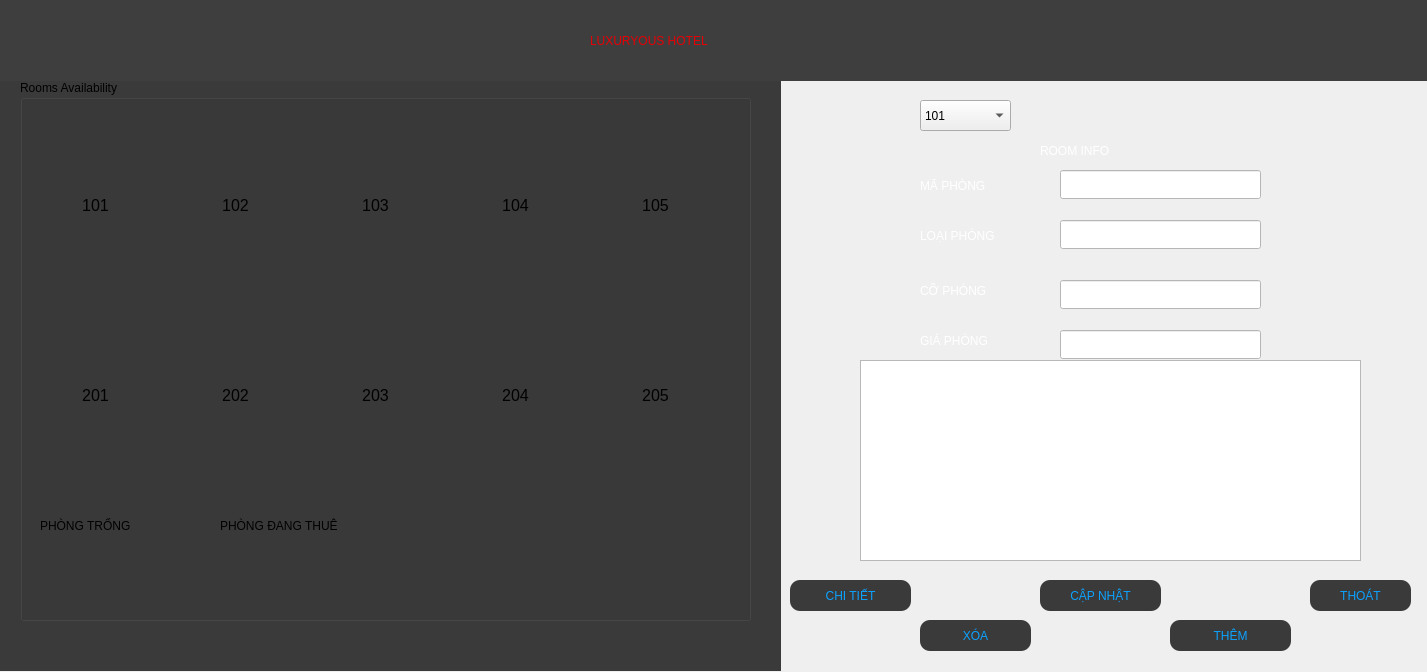
<?xml version="1.0" encoding="UTF-8"?>
<ui version="4.0">
 <class>room</class>
 <widget class="QDialog" name="room">
  <property name="geometry">
   <rect>
    <x>0</x>
    <y>0</y>
    <width>1427</width>
    <height>672</height>
   </rect>
  </property>
  <property name="minimumSize">
   <size>
    <width>1427</width>
    <height>672</height>
   </size>
  </property>
  <property name="maximumSize">
   <size>
    <width>1427</width>
    <height>672</height>
   </size>
  </property>
  <property name="windowTitle">
   <string>Dialog</string>
  </property>
  <widget class="QPushButton" name="out">
   <property name="geometry">
    <rect>
     <x>1310</x>
     <y>580</y>
     <width>101</width>
     <height>31</height>
    </rect>
   </property>
   <property name="styleSheet">
    <string notr="true">
QPushButton{
background-color: rgb(58, 58, 58);
	color: rgb(12, 162, 255);
font: 900 10pt &quot;Segoe UI&quot;;
border-radius:10px;
}
QPushButton:hover{
	background-color: rgb(255, 255, 255);
	color: rgb(34, 34, 34);
font: 900 10pt &quot;Segoe UI&quot;;
border-radius:10px;
}
QPushButton:pressed{
   
	background-color: rgb(37, 95, 255);
}</string>
   </property>
   <property name="text">
    <string>THOÁT</string>
   </property>
  </widget>
  <widget class="QGroupBox" name="groupBox">
   <property name="geometry">
    <rect>
     <x>20</x>
     <y>80</y>
     <width>731</width>
     <height>541</height>
    </rect>
   </property>
   <property name="styleSheet">
    <string notr="true">font: 12pt &quot;Segoe UI&quot;;</string>
   </property>
   <property name="title">
    <string>Rooms Availability</string>
   </property>
   <widget class="QLabel" name="lbl101">
    <property name="geometry">
     <rect>
      <x>20</x>
      <y>70</y>
      <width>111</width>
      <height>111</height>
     </rect>
    </property>
    <property name="font">
     <font>
      <family>Segoe UI</family>
      <pointsize>12</pointsize>
      <italic>false</italic>
      <bold>false</bold>
     </font>
    </property>
    <property name="styleSheet">
     <string notr="true">border-radius:7px;</string>
    </property>
    <property name="text">
     <string>101</string>
    </property>
    <property name="textFormat">
     <enum>Qt::RichText</enum>
    </property>
    <property name="scaledContents">
     <bool>true</bool>
    </property>
    <property name="alignment">
     <set>Qt::AlignCenter</set>
    </property>
   </widget>
   <widget class="QLabel" name="lbl102">
    <property name="geometry">
     <rect>
      <x>160</x>
      <y>70</y>
      <width>111</width>
      <height>111</height>
     </rect>
    </property>
    <property name="font">
     <font>
      <family>Segoe UI</family>
      <pointsize>12</pointsize>
      <italic>false</italic>
      <bold>false</bold>
     </font>
    </property>
    <property name="text">
     <string>102</string>
    </property>
    <property name="scaledContents">
     <bool>true</bool>
    </property>
    <property name="alignment">
     <set>Qt::AlignCenter</set>
    </property>
   </widget>
   <widget class="QLabel" name="lbl103">
    <property name="geometry">
     <rect>
      <x>300</x>
      <y>70</y>
      <width>111</width>
      <height>111</height>
     </rect>
    </property>
    <property name="font">
     <font>
      <family>Segoe UI</family>
      <pointsize>12</pointsize>
      <italic>false</italic>
      <bold>false</bold>
     </font>
    </property>
    <property name="text">
     <string>103</string>
    </property>
    <property name="scaledContents">
     <bool>true</bool>
    </property>
    <property name="alignment">
     <set>Qt::AlignCenter</set>
    </property>
   </widget>
   <widget class="QLabel" name="lbl104">
    <property name="geometry">
     <rect>
      <x>440</x>
      <y>70</y>
      <width>111</width>
      <height>111</height>
     </rect>
    </property>
    <property name="font">
     <font>
      <family>Segoe UI</family>
      <pointsize>12</pointsize>
      <italic>false</italic>
      <bold>false</bold>
     </font>
    </property>
    <property name="text">
     <string>104</string>
    </property>
    <property name="scaledContents">
     <bool>true</bool>
    </property>
    <property name="alignment">
     <set>Qt::AlignCenter</set>
    </property>
   </widget>
   <widget class="QLabel" name="lbl105">
    <property name="geometry">
     <rect>
      <x>580</x>
      <y>70</y>
      <width>111</width>
      <height>111</height>
     </rect>
    </property>
    <property name="font">
     <font>
      <family>Segoe UI</family>
      <pointsize>12</pointsize>
      <italic>false</italic>
      <bold>false</bold>
     </font>
    </property>
    <property name="text">
     <string>105</string>
    </property>
    <property name="scaledContents">
     <bool>true</bool>
    </property>
    <property name="alignment">
     <set>Qt::AlignCenter</set>
    </property>
   </widget>
   <widget class="QLabel" name="lbl204">
    <property name="geometry">
     <rect>
      <x>440</x>
      <y>260</y>
      <width>111</width>
      <height>111</height>
     </rect>
    </property>
    <property name="font">
     <font>
      <family>Segoe UI</family>
      <pointsize>12</pointsize>
      <italic>false</italic>
      <bold>false</bold>
     </font>
    </property>
    <property name="text">
     <string>204</string>
    </property>
    <property name="scaledContents">
     <bool>true</bool>
    </property>
    <property name="alignment">
     <set>Qt::AlignCenter</set>
    </property>
   </widget>
   <widget class="QLabel" name="lbl205">
    <property name="geometry">
     <rect>
      <x>580</x>
      <y>260</y>
      <width>111</width>
      <height>111</height>
     </rect>
    </property>
    <property name="font">
     <font>
      <family>Segoe UI</family>
      <pointsize>12</pointsize>
      <italic>false</italic>
      <bold>false</bold>
     </font>
    </property>
    <property name="text">
     <string>205</string>
    </property>
    <property name="scaledContents">
     <bool>true</bool>
    </property>
    <property name="alignment">
     <set>Qt::AlignCenter</set>
    </property>
   </widget>
   <widget class="QLabel" name="lbl203">
    <property name="geometry">
     <rect>
      <x>300</x>
      <y>260</y>
      <width>111</width>
      <height>111</height>
     </rect>
    </property>
    <property name="font">
     <font>
      <family>Segoe UI</family>
      <pointsize>12</pointsize>
      <italic>false</italic>
      <bold>false</bold>
     </font>
    </property>
    <property name="text">
     <string>203</string>
    </property>
    <property name="scaledContents">
     <bool>true</bool>
    </property>
    <property name="alignment">
     <set>Qt::AlignCenter</set>
    </property>
   </widget>
   <widget class="QLabel" name="lbl201">
    <property name="geometry">
     <rect>
      <x>20</x>
      <y>260</y>
      <width>111</width>
      <height>111</height>
     </rect>
    </property>
    <property name="font">
     <font>
      <family>Segoe UI</family>
      <pointsize>12</pointsize>
      <italic>false</italic>
      <bold>false</bold>
     </font>
    </property>
    <property name="text">
     <string>201</string>
    </property>
    <property name="scaledContents">
     <bool>true</bool>
    </property>
    <property name="alignment">
     <set>Qt::AlignCenter</set>
    </property>
   </widget>
   <widget class="QLabel" name="lbl202">
    <property name="geometry">
     <rect>
      <x>160</x>
      <y>260</y>
      <width>111</width>
      <height>111</height>
     </rect>
    </property>
    <property name="font">
     <font>
      <family>Segoe UI</family>
      <pointsize>12</pointsize>
      <italic>false</italic>
      <bold>false</bold>
     </font>
    </property>
    <property name="text">
     <string>202</string>
    </property>
    <property name="scaledContents">
     <bool>true</bool>
    </property>
    <property name="alignment">
     <set>Qt::AlignCenter</set>
    </property>
   </widget>
   <widget class="QLabel" name="lblinfo">
    <property name="geometry">
     <rect>
      <x>20</x>
      <y>430</y>
      <width>141</width>
      <height>31</height>
     </rect>
    </property>
    <property name="text">
     <string>PHÒNG TRỐNG</string>
    </property>
   </widget>
   <widget class="QLabel" name="label">
    <property name="geometry">
     <rect>
      <x>200</x>
      <y>430</y>
      <width>191</width>
      <height>31</height>
     </rect>
    </property>
    <property name="text">
     <string>PHÒNG ĐANG THUÊ</string>
    </property>
   </widget>
  </widget>
  <widget class="QPushButton" name="pushButton">
   <property name="geometry">
    <rect>
     <x>790</x>
     <y>580</y>
     <width>121</width>
     <height>31</height>
    </rect>
   </property>
   <property name="styleSheet">
    <string notr="true">
QPushButton{
background-color: rgb(58, 58, 58);
	color: rgb(12, 162, 255);
font: 900 10pt &quot;Segoe UI&quot;;
border-radius:10px;
}
QPushButton:hover{
	background-color: rgb(255, 255, 255);
	color: rgb(34, 34, 34);
font: 900 10pt &quot;Segoe UI&quot;;
border-radius:10px;
}
QPushButton:pressed{
   
	background-color: rgb(37, 95, 255);
}</string>
   </property>
   <property name="text">
    <string>CHI TIẾT</string>
   </property>
  </widget>
  <widget class="QTableView" name="tableView">
   <property name="geometry">
    <rect>
     <x>860</x>
     <y>360</y>
     <width>501</width>
     <height>201</height>
    </rect>
   </property>
   <property name="styleSheet">
    <string notr="true"/>
   </property>
  </widget>
  <widget class="QLabel" name="label_2">
   <property name="geometry">
    <rect>
     <x>590</x>
     <y>10</y>
     <width>381</width>
     <height>61</height>
    </rect>
   </property>
   <property name="styleSheet">
    <string notr="true">color: rgb(229, 1, 5);
font: 700 italic 28pt &quot;Roman&quot;;

</string>
   </property>
   <property name="text">
    <string>LUXURYOUS HOTEL</string>
   </property>
  </widget>
  <widget class="QPushButton" name="update">
   <property name="geometry">
    <rect>
     <x>1040</x>
     <y>580</y>
     <width>121</width>
     <height>31</height>
    </rect>
   </property>
   <property name="styleSheet">
    <string notr="true">
QPushButton{
background-color: rgb(58, 58, 58);
	color: rgb(12, 162, 255);
font: 900 10pt &quot;Segoe UI&quot;;
border-radius:10px;
}
QPushButton:hover{
	background-color: rgb(255, 255, 255);
	color: rgb(34, 34, 34);
font: 900 10pt &quot;Segoe UI&quot;;
border-radius:10px;
}
QPushButton:pressed{
   
	background-color: rgb(37, 95, 255);
}</string>
   </property>
   <property name="text">
    <string>CẬP NHẬT</string>
   </property>
  </widget>
  <widget class="QLabel" name="label_4">
   <property name="geometry">
    <rect>
     <x>920</x>
     <y>170</y>
     <width>111</width>
     <height>31</height>
    </rect>
   </property>
   <property name="styleSheet">
    <string notr="true">color: rgb(255, 255, 255);
font: 11pt &quot;Segoe UI&quot;;</string>
   </property>
   <property name="text">
    <string>MÃ PHÒNG</string>
   </property>
  </widget>
  <widget class="QLineEdit" name="room_no">
   <property name="geometry">
    <rect>
     <x>1060</x>
     <y>170</y>
     <width>201</width>
     <height>29</height>
    </rect>
   </property>
   <property name="styleSheet">
    <string notr="true">color: rgb(30, 30, 30);
background-color: rgb(255, 255, 255);

font: 700 11pt &quot;Segoe UI&quot;;
</string>
   </property>
  </widget>
  <widget class="QLabel" name="label_5">
   <property name="geometry">
    <rect>
     <x>920</x>
     <y>220</y>
     <width>111</width>
     <height>31</height>
    </rect>
   </property>
   <property name="styleSheet">
    <string notr="true">color: rgb(255, 255, 255);
font: 11pt &quot;Segoe UI&quot;;</string>
   </property>
   <property name="text">
    <string>LOẠI PHÒNG</string>
   </property>
  </widget>
  <widget class="QLineEdit" name="type">
   <property name="geometry">
    <rect>
     <x>1060</x>
     <y>220</y>
     <width>201</width>
     <height>29</height>
    </rect>
   </property>
   <property name="styleSheet">
    <string notr="true">color: rgb(30, 30, 30);
background-color: rgb(255, 255, 255);

font: 700 11pt &quot;Segoe UI&quot;;
</string>
   </property>
  </widget>
  <widget class="QLabel" name="label_6">
   <property name="geometry">
    <rect>
     <x>920</x>
     <y>280</y>
     <width>111</width>
     <height>22</height>
    </rect>
   </property>
   <property name="styleSheet">
    <string notr="true">color: rgb(255, 255, 255);
font: 11pt &quot;Segoe UI&quot;;</string>
   </property>
   <property name="text">
    <string>CỠ PHÒNG</string>
   </property>
  </widget>
  <widget class="QLineEdit" name="size">
   <property name="geometry">
    <rect>
     <x>1060</x>
     <y>280</y>
     <width>201</width>
     <height>29</height>
    </rect>
   </property>
   <property name="styleSheet">
    <string notr="true">color: rgb(30, 30, 30);
background-color: rgb(255, 255, 255);

font: 700 11pt &quot;Segoe UI&quot;;
</string>
   </property>
  </widget>
  <widget class="QLabel" name="label_7">
   <property name="geometry">
    <rect>
     <x>920</x>
     <y>330</y>
     <width>111</width>
     <height>22</height>
    </rect>
   </property>
   <property name="styleSheet">
    <string notr="true">color: rgb(255, 255, 255);
font: 11pt &quot;Segoe UI&quot;;</string>
   </property>
   <property name="text">
    <string>GIÁ PHÒNG</string>
   </property>
  </widget>
  <widget class="QLineEdit" name="price">
   <property name="geometry">
    <rect>
     <x>1060</x>
     <y>330</y>
     <width>201</width>
     <height>29</height>
    </rect>
   </property>
   <property name="styleSheet">
    <string notr="true">color: rgb(30, 30, 30);
background-color: rgb(255, 255, 255);

font: 700 11pt &quot;Segoe UI&quot;;
</string>
   </property>
  </widget>
  <widget class="QPushButton" name="add">
   <property name="geometry">
    <rect>
     <x>1170</x>
     <y>620</y>
     <width>121</width>
     <height>31</height>
    </rect>
   </property>
   <property name="styleSheet">
    <string notr="true">
QPushButton{
background-color: rgb(58, 58, 58);
	color: rgb(12, 162, 255);
font: 900 10pt &quot;Segoe UI&quot;;
border-radius:10px;
}
QPushButton:hover{
	background-color: rgb(255, 255, 255);
	color: rgb(34, 34, 34);
font: 900 10pt &quot;Segoe UI&quot;;
border-radius:10px;
}
QPushButton:pressed{
   
	background-color: rgb(37, 95, 255);
}</string>
   </property>
   <property name="text">
    <string>THÊM</string>
   </property>
  </widget>
  <widget class="QLabel" name="label_8">
   <property name="geometry">
    <rect>
     <x>850</x>
     <y>130</y>
     <width>521</width>
     <height>241</height>
    </rect>
   </property>
   <property name="styleSheet">
    <string notr="true">border-image: url(:/New folder/company_card.png);</string>
   </property>
   <property name="text">
    <string/>
   </property>
  </widget>
  <widget class="QLabel" name="label_3">
   <property name="geometry">
    <rect>
     <x>0</x>
     <y>0</y>
     <width>1431</width>
     <height>81</height>
    </rect>
   </property>
   <property name="styleSheet">
    <string notr="true">background-color: rgb(62, 62, 62);</string>
   </property>
   <property name="text">
    <string/>
   </property>
  </widget>
  <widget class="QLabel" name="label_9">
   <property name="geometry">
    <rect>
     <x>0</x>
     <y>60</y>
     <width>781</width>
     <height>611</height>
    </rect>
   </property>
   <property name="styleSheet">
    <string notr="true">background-color: rgb(58, 58, 58);</string>
   </property>
   <property name="text">
    <string/>
   </property>
  </widget>
  <widget class="QLabel" name="label_10">
   <property name="geometry">
    <rect>
     <x>780</x>
     <y>80</y>
     <width>0</width>
     <height>571</height>
    </rect>
   </property>
   <property name="maximumSize">
    <size>
     <width>0</width>
     <height>16777215</height>
    </size>
   </property>
   <property name="styleSheet">
    <string notr="true">background-color: rgb(104, 104, 104);</string>
   </property>
   <property name="text">
    <string/>
   </property>
  </widget>
  <widget class="QLabel" name="label_11">
   <property name="geometry">
    <rect>
     <x>1040</x>
     <y>140</y>
     <width>101</width>
     <height>22</height>
    </rect>
   </property>
   <property name="styleSheet">
    <string notr="true">color: rgb(255, 255, 255);</string>
   </property>
   <property name="text">
    <string>ROOM INFO</string>
   </property>
  </widget>
  <widget class="QComboBox" name="comboBox">
   <property name="geometry">
    <rect>
     <x>920</x>
     <y>100</y>
     <width>91</width>
     <height>31</height>
    </rect>
   </property>
   <item>
    <property name="text">
     <string>101</string>
    </property>
   </item>
   <item>
    <property name="text">
     <string>102</string>
    </property>
   </item>
   <item>
    <property name="text">
     <string>103</string>
    </property>
   </item>
   <item>
    <property name="text">
     <string>104</string>
    </property>
   </item>
   <item>
    <property name="text">
     <string>105</string>
    </property>
   </item>
   <item>
    <property name="text">
     <string>201</string>
    </property>
   </item>
   <item>
    <property name="text">
     <string>202</string>
    </property>
   </item>
   <item>
    <property name="text">
     <string>203</string>
    </property>
   </item>
   <item>
    <property name="text">
     <string>204</string>
    </property>
   </item>
   <item>
    <property name="text">
     <string>205</string>
    </property>
   </item>
  </widget>
  <widget class="QPushButton" name="pushButton_2">
   <property name="geometry">
    <rect>
     <x>920</x>
     <y>620</y>
     <width>111</width>
     <height>31</height>
    </rect>
   </property>
   <property name="styleSheet">
    <string notr="true">
QPushButton{
background-color: rgb(58, 58, 58);
	color: rgb(12, 162, 255);
font: 900 10pt &quot;Segoe UI&quot;;
border-radius:10px;
}
QPushButton:hover{
	background-color: rgb(255, 255, 255);
	color: rgb(34, 34, 34);
font: 900 10pt &quot;Segoe UI&quot;;
border-radius:10px;
}
QPushButton:pressed{
   
	background-color: rgb(37, 95, 255);
}</string>
   </property>
   <property name="text">
    <string>XÓA</string>
   </property>
  </widget>
  <zorder>label_10</zorder>
  <zorder>label_9</zorder>
  <zorder>label_3</zorder>
  <zorder>label_8</zorder>
  <zorder>out</zorder>
  <zorder>groupBox</zorder>
  <zorder>pushButton</zorder>
  <zorder>tableView</zorder>
  <zorder>label_2</zorder>
  <zorder>update</zorder>
  <zorder>label_4</zorder>
  <zorder>room_no</zorder>
  <zorder>label_5</zorder>
  <zorder>type</zorder>
  <zorder>label_6</zorder>
  <zorder>size</zorder>
  <zorder>label_7</zorder>
  <zorder>price</zorder>
  <zorder>add</zorder>
  <zorder>label_11</zorder>
  <zorder>comboBox</zorder>
  <zorder>pushButton_2</zorder>
 </widget>
 <resources/>
 <connections/>
</ui>
